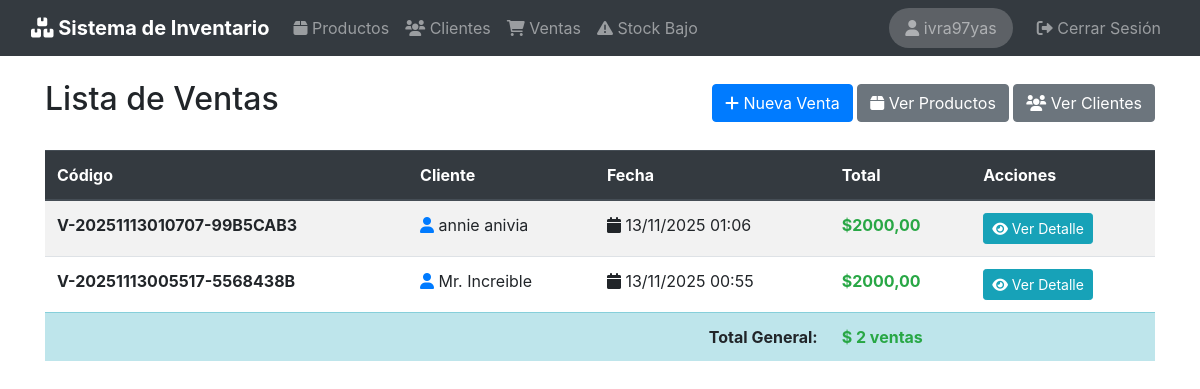
/ventas/ (signed in), run on an earlier commit of the app's database.
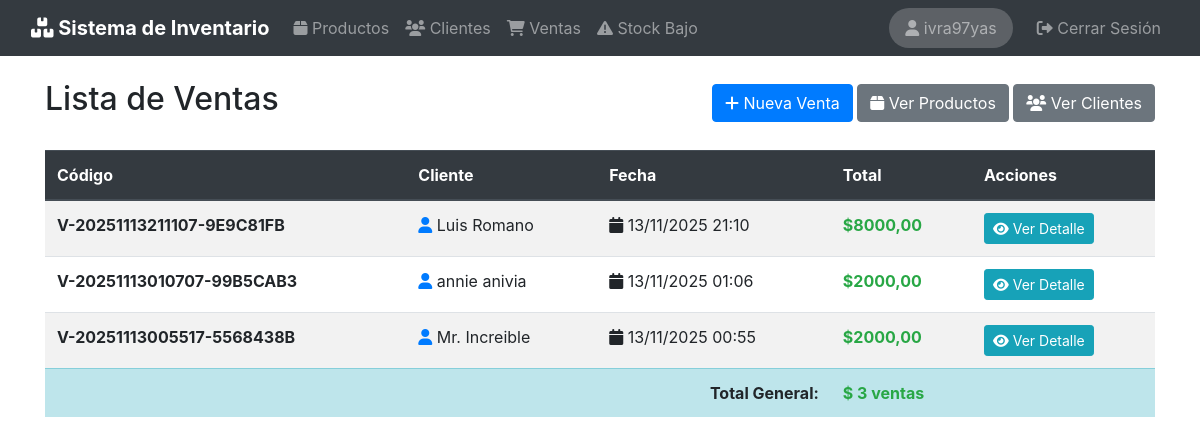
And on a later commit of the database.
### ventas/models.py (models this page shows, shortened)
class Venta(models.Model):
    codigo_venta = models.CharField(
        "Código de Venta",
        max_length=50,
        unique=True,
        editable=False,
        help_text="Código único de la venta"
    )
    cliente = models.ForeignKey(
        Cliente,
        on_delete=models.PROTECT,
        related_name='ventas',
        verbose_name="Cliente"
    )
    fecha = models.DateTimeField("Fecha de Venta", default=timezone.now)
    total = models.DecimalField(
        "Total",
        max_digits=10,
        decimal_places=2,
        default=0,
        help_text="Total de la venta"
    )
    fecha_creacion = models.DateTimeField("Fecha de creación", auto_now_add=True)
    class Meta:
        verbose_name = 'Venta'
        verbose_name_plural = 'Ventas'
        ordering = ['-fecha']

### clientes/models.py (models this page shows, shortened)
class Cliente(models.Model):
    nombre = models.CharField("Nombre", max_length=100)
    apellido = models.CharField("Apellido", max_length=100)
    numero_documento = models.CharField(
        "Número de Documento",
        max_length=20,
        unique=True,
        help_text="Número de documento único del cliente"
    )
    email = models.EmailField(
        "E-mail",
        max_length=254,
        validators=[EmailValidator()],
        help_text="Correo electrónico del cliente"
    )
    telefono = models.CharField(
        "Teléfono",
        max_length=20,
        help_text="Número de teléfono de contacto"
    )
    direccion = models.TextField(
        "Dirección",
        max_length=300,
        help_text="Dirección completa del cliente"
    )
    fecha_creacion = models.DateTimeField("Fecha de creación", auto_now_add=True)
    fecha_actualizacion = models.DateTimeField("Última actualización", auto_now=True)
    class Meta:
        verbose_name = 'Cliente'
        verbose_name_plural = 'Clientes'
        ordering = ['apellido', 'nombre']
    @property
    def nombre_completo(self):
        return f"{self.nombre} {self.apellido}"

### ventas/views.py (the view)
# urls.py: path('', views.VentaListView.as_view(), name='venta_list'),
class VentaListView(LoginRequiredMixin, ListView):
    model = Venta
    template_name = "ventas/venta_list.html"
    context_object_name = "ventas"
    paginate_by = 10
    def get_queryset(self):
        return Venta.objects.select_related('cliente').order_by('-fecha')

### templates/ventas/venta_list.html (shortened to what this page needs)
{% extends 'base.html' %}
{% load bootstrap4 %}
{% block header %}Lista de Ventas{% endblock %}
{% block extra_buttons %}
<div>
    <a href="{% url 'ventas:venta_create' %}" class="btn btn-primary">
        <i class="fas fa-plus"></i> Nueva Venta
    </a>
    <a href="{% url 'productos:producto_list' %}" class="btn btn-secondary">
        <i class="fas fa-box"></i> Ver Productos
    </a>
    <a href="{% url 'clientes:cliente_list' %}" class="btn btn-secondary">
        <i class="fas fa-users"></i> Ver Clientes
    </a>
</div>
{% endblock %}
{% block content %}
{% if ventas %}
<div class="table-responsive">
    <table class="table table-striped table-hover">
        <thead class="thead-dark">
            <tr>
                <th>Código</th>
                <th>Cliente</th>
                <th>Fecha</th>
                <th>Total</th>
                <th>Acciones</th>
            </tr>
        </thead>
        <tbody>
            {% for venta in ventas %}
            <tr>
                <td>
                    <strong>{{ venta.codigo_venta }}</strong>
                </td>
                <td>
                    <i class="fas fa-user text-primary"></i>
                    {{ venta.cliente.nombre_completo }}
                </td>
                <td>
                    <i class="fas fa-calendar"></i>
                    {{ venta.fecha|date:"d/m/Y H:i" }}
                </td>
                <td>
                    <strong class="text-success">${{ venta.total }}</strong>
                </td>
                <td>
                    <a href="{% url 'ventas:venta_detail' venta.pk %}" class="btn btn-sm btn-info" title="Ver detalle">
                        <i class="fas fa-eye"></i> Ver Detalle
                    </a>
                </td>
            </tr>
            {% endfor %}
        </tbody>
        <tfoot>
            <tr class="table-info">
                <td colspan="3" class="text-right"><strong>Total General:</strong></td>
                <td colspan="2">
                    <strong class="text-success">
                        ${% widthratio ventas|length 1 1 as count %}
                        {{ ventas|length }} venta{{ ventas|length|pluralize }}
                    </strong>
                </td>
            </tr>
        </tfoot>
    </table>
</div>
{% else %}
<div class="alert alert-info">
    <i class="fas fa-info-circle"></i> No hay ventas registradas.
</div>
{% endif %}
{% endblock %}

What changed in the data, as far as the page shows it:
added Venta: codigo_venta "V-20251113211107-9E9C81FB", cliente.nombre_completo "Luis Romano", fecha "13/11/2025 21:10", total "8000,00"
Also different on the page:
{{ ventas|length }}: "2" → "3"
